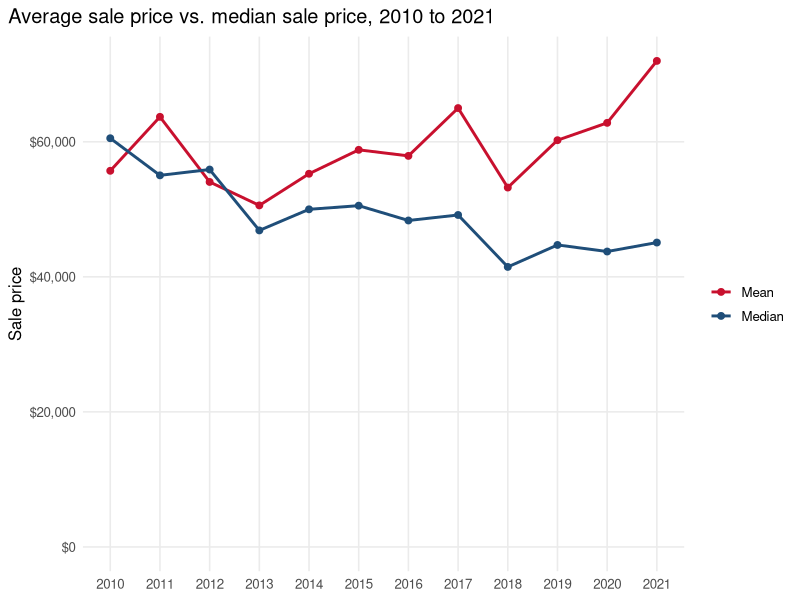
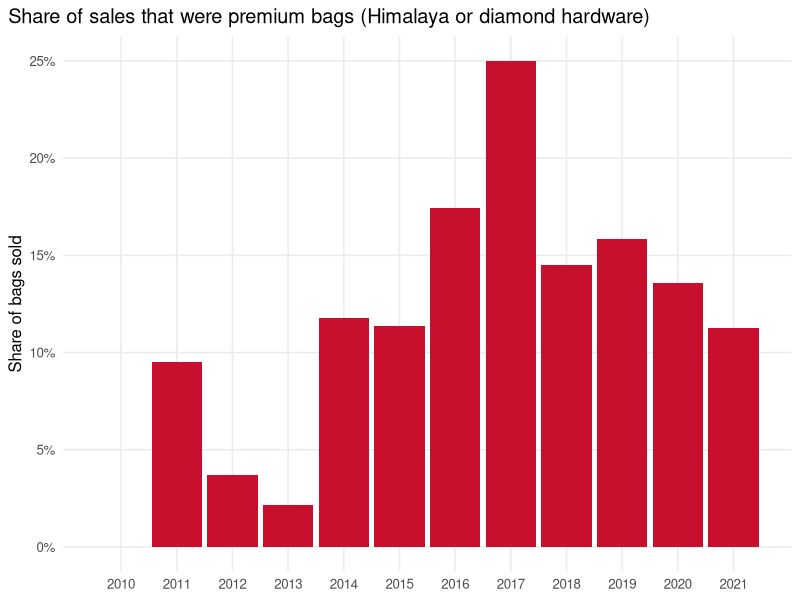
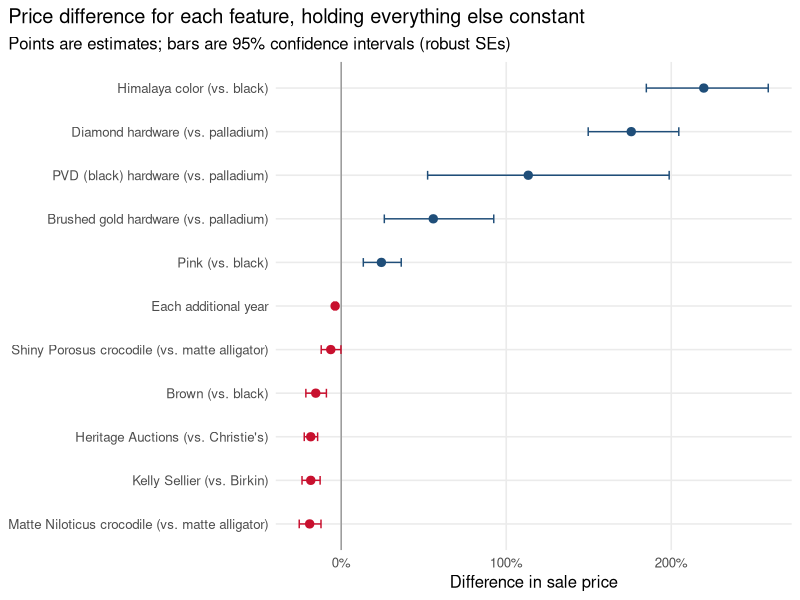
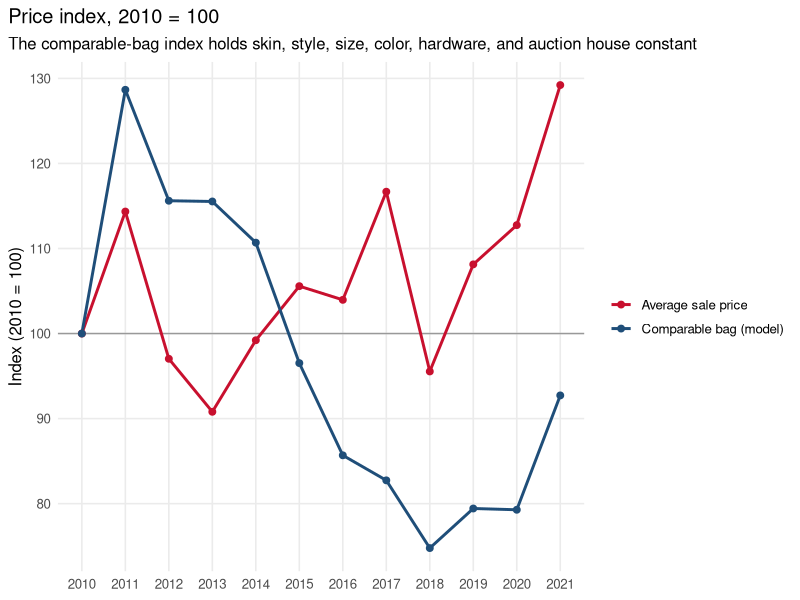

These charts were generated, in order, by the following R code:
## ---- chunk 1
library(tidyverse)   # data wrangling and plots
library(readxl)      # read the Excel file
library(lubridate)   # dates
library(here)        # project-relative file paths
library(sandwich)    # robust standard errors
library(lmtest)      # coeftest with robust SEs
library(scales)      # axis labels
library(knitr)       # tables

knitr::opts_chunk$set(echo = TRUE, warning = FALSE, message = FALSE,
                      fig.width = 8, fig.height = 4.5, dpi = 150)

theme_set(theme_minimal(base_size = 12) +
            theme(plot.title.position = "plot",
                  panel.grid.minor = element_blank()))

col_main <- "#1F4E79"   # standard bags / main series
col_prem <- "#C8102E"   # premium bags / highlight
## ---- chunk 2
hermes_raw <- read_excel(here("data", "hermes.xlsx"))

hermes <- hermes_raw %>%
  rename(auction = `Auction House`, color_cat = `Color Category`) %>%
  mutate(
    # clean stray spaces and case in a few category labels
    across(c(Shape, color_cat, Hardware), str_trim),
    Hardware  = toupper(Hardware),
    year      = year(Date),
    t         = decimal_date(Date) - 2007,   # years since 2007
    log_price = log(Price),
    # premium bags: Himalaya color or diamond / special hardware
    premium   = color_cat == "Hima" | Hardware %in% c("D", "BG", "PVD"),
    # set the most common or most basic category as the comparison group
    Material  = relevel(factor(Material), "Alligator M"),
    Shape     = factor(Shape),
    Hardware  = relevel(factor(Hardware), "P"),
    color_cat = relevel(factor(color_cat), "Black"),
    auction   = relevel(factor(auction), "Christies")
  )
## ---- chunk 3
hermes %>%
  count(year, name = "bags_sold") %>%
  pivot_wider(names_from = year, values_from = bags_sold) %>%
  kable(caption = "Bags in the dataset by year of sale")
## ---- chunk 4
yearly <- hermes %>%
  filter(year >= 2010) %>%
  group_by(year) %>%
  summarize(Mean = mean(Price), Median = median(Price), .groups = "drop") %>%
  pivot_longer(c(Mean, Median), names_to = "stat", values_to = "price")

ggplot(yearly, aes(year, price, color = stat)) +
  geom_line(linewidth = 1) +
  geom_point(size = 2) +
  scale_y_continuous(labels = dollar, limits = c(0, NA)) +
  scale_x_continuous(breaks = 2010:2021) +
  scale_color_manual(values = c(Mean = col_prem, Median = col_main)) +
  labs(title = "Average sale price vs. median sale price, 2010 to 2021",
       x = NULL, y = "Sale price", color = NULL)
## ---- chunk 5
mix <- hermes %>%
  filter(year >= 2010) %>%
  group_by(year) %>%
  summarize(share_premium = mean(premium), .groups = "drop")

ggplot(mix, aes(year, share_premium)) +
  geom_col(fill = col_prem) +
  scale_y_continuous(labels = percent) +
  scale_x_continuous(breaks = 2010:2021) +
  labs(title = "Share of sales that were premium bags (Himalaya or diamond hardware)",
       x = NULL, y = "Share of bags sold")
## ---- chunk 6
model <- lm(log_price ~ t + Material + Shape + Size + I(Size^2) +
              Hardware + color_cat + auction, data = hermes)

robust <- coeftest(model, vcov = vcovHC(model, type = "HC1"))

# convert log-point coefficients to percent price differences
pct <- function(b) exp(b) - 1

yearly_change <- pct(coef(model)[["t"]])
hima_prem     <- pct(coef(model)[["color_catHima"]])
diamond_prem  <- pct(coef(model)[["HardwareD"]])
niloticus_m   <- pct(coef(model)[["MaterialCrocodile M N"]])
heritage      <- pct(coef(model)[["auctionHA"]])
r2            <- summary(model)$r.squared
## ---- chunk 7
labels <- c(
  "color_catHima"         = "Himalaya color (vs. black)",
  "HardwareD"             = "Diamond hardware (vs. palladium)",
  "HardwarePVD"           = "PVD (black) hardware (vs. palladium)",
  "HardwareBG"            = "Brushed gold hardware (vs. palladium)",
  "color_catPink"         = "Pink (vs. black)",
  "color_catBrown"        = "Brown (vs. black)",
  "ShapeKelly S"          = "Kelly Sellier (vs. Birkin)",
  "MaterialCrocodile M N" = "Matte Niloticus crocodile (vs. matte alligator)",
  "MaterialCrocodile S P" = "Shiny Porosus crocodile (vs. matte alligator)",
  "auctionHA"             = "Heritage Auctions (vs. Christie's)",
  "t"                     = "Each additional year"
)

drivers <- tibble(term = rownames(robust),
                  est  = robust[, "Estimate"],
                  se   = robust[, "Std. Error"]) %>%
  filter(term %in% names(labels)) %>%
  mutate(label = labels[term],
         effect = pct(est),
         lo = pct(est - 1.96 * se),
         hi = pct(est + 1.96 * se),
         label = fct_reorder(label, effect))

ggplot(drivers, aes(effect, label, color = effect > 0)) +
  geom_vline(xintercept = 0, color = "grey60") +
  geom_errorbarh(aes(xmin = lo, xmax = hi), height = 0.2) +
  geom_point(size = 2.5) +
  scale_x_continuous(labels = percent) +
  scale_color_manual(values = c(`TRUE` = col_main, `FALSE` = col_prem), guide = "none") +
  labs(title = "Price difference for each feature, holding everything else constant",
       subtitle = "Points are estimates; bars are 95% confidence intervals (robust SEs)",
       x = "Difference in sale price", y = NULL)
## ---- chunk 8
index_model <- lm(log_price ~ factor(year) + Material + Shape + Size + I(Size^2) +
                    Hardware + color_cat + auction,
                  data = filter(hermes, year >= 2010))

index <- tibble(term = names(coef(index_model)), est = coef(index_model)) %>%
  filter(str_detect(term, "factor\\(year\\)")) %>%
  mutate(year = as.integer(str_extract(term, "\\d{4}")),
         index = 100 * exp(est)) %>%
  select(year, index) %>%
  add_row(year = 2010L, index = 100, .before = 1)

raw_index <- hermes %>%
  filter(year >= 2010) %>%
  group_by(year) %>%
  summarize(index = mean(Price), .groups = "drop") %>%
  mutate(index = 100 * index / index[year == 2010])

bind_rows(`Average sale price` = raw_index,
          `Comparable bag (model)` = index, .id = "series") %>%
  ggplot(aes(year, index, color = series)) +
  geom_hline(yintercept = 100, color = "grey60") +
  geom_line(linewidth = 1) +
  geom_point(size = 2) +
  scale_x_continuous(breaks = 2010:2021) +
  scale_color_manual(values = c(`Average sale price` = col_prem,
                                `Comparable bag (model)` = col_main)) +
  labs(title = "Price index, 2010 = 100",
       subtitle = "The comparable-bag index holds skin, style, size, color, hardware, and auction house constant",
       x = NULL, y = "Index (2010 = 100)", color = NULL)
## ---- chunk 9
tibble(Term = rownames(robust),
       Estimate = robust[, "Estimate"],
       `Robust SE` = robust[, "Std. Error"],
       `p-value` = robust[, "Pr(>|t|)"]) %>%
  mutate(`% effect` = if_else(Term == "(Intercept)", "", percent(pct(Estimate), accuracy = 0.1))) %>%
  kable(digits = 3,
        caption = paste0("OLS of log sale price, N = ", nobs(model),
                         ", R-squared = ", round(r2, 2), ". Robust (HC1) standard errors."))
